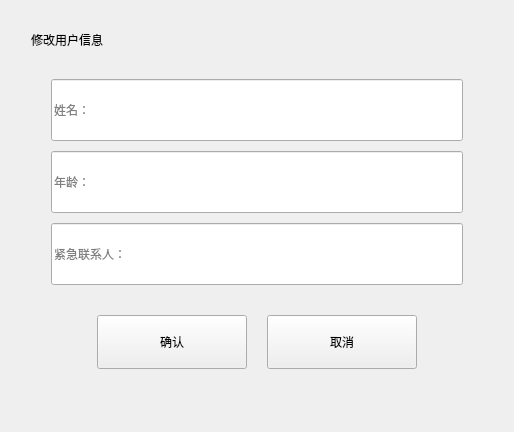
<?xml version="1.0" encoding="UTF-8"?>
<ui version="4.0">
 <class>ModifyUserInfo</class>
 <widget class="QWidget" name="ModifyUserInfo">
  <property name="geometry">
   <rect>
    <x>0</x>
    <y>0</y>
    <width>514</width>
    <height>432</height>
   </rect>
  </property>
  <property name="windowTitle">
   <string>Form</string>
  </property>
  <layout class="QVBoxLayout" name="verticalLayout">
   <item>
    <widget class="QWidget" name="widget" native="true">
     <layout class="QVBoxLayout" name="verticalLayout_3">
      <property name="spacing">
       <number>30</number>
      </property>
      <property name="leftMargin">
       <number>20</number>
      </property>
      <property name="topMargin">
       <number>20</number>
      </property>
      <property name="rightMargin">
       <number>20</number>
      </property>
      <property name="bottomMargin">
       <number>20</number>
      </property>
      <item alignment="Qt::AlignVCenter">
       <widget class="QLabel" name="label">
        <property name="text">
         <string>修改用户信息</string>
        </property>
       </widget>
      </item>
      <item>
       <layout class="QVBoxLayout" name="verticalLayout_2">
        <property name="spacing">
         <number>10</number>
        </property>
        <property name="leftMargin">
         <number>20</number>
        </property>
        <property name="rightMargin">
         <number>20</number>
        </property>
        <item>
         <widget class="QLineEdit" name="lineEdit">
          <property name="minimumSize">
           <size>
            <width>0</width>
            <height>62</height>
           </size>
          </property>
          <property name="placeholderText">
           <string>姓名：</string>
          </property>
         </widget>
        </item>
        <item>
         <widget class="QLineEdit" name="lineEdit_2">
          <property name="minimumSize">
           <size>
            <width>0</width>
            <height>62</height>
           </size>
          </property>
          <property name="placeholderText">
           <string>年龄：</string>
          </property>
         </widget>
        </item>
        <item>
         <widget class="QLineEdit" name="lineEdit_3">
          <property name="minimumSize">
           <size>
            <width>0</width>
            <height>62</height>
           </size>
          </property>
          <property name="placeholderText">
           <string>紧急联系人：</string>
          </property>
         </widget>
        </item>
       </layout>
      </item>
      <item>
       <layout class="QHBoxLayout" name="horizontalLayout">
        <property name="spacing">
         <number>20</number>
        </property>
        <item>
         <spacer name="horizontalSpacer">
          <property name="orientation">
           <enum>Qt::Horizontal</enum>
          </property>
          <property name="sizeHint" stdset="0">
           <size>
            <width>40</width>
            <height>20</height>
           </size>
          </property>
         </spacer>
        </item>
        <item>
         <widget class="QPushButton" name="pushButton">
          <property name="minimumSize">
           <size>
            <width>150</width>
            <height>54</height>
           </size>
          </property>
          <property name="text">
           <string>确认</string>
          </property>
         </widget>
        </item>
        <item>
         <widget class="QPushButton" name="pushButton_2">
          <property name="minimumSize">
           <size>
            <width>150</width>
            <height>54</height>
           </size>
          </property>
          <property name="text">
           <string>取消</string>
          </property>
         </widget>
        </item>
        <item>
         <spacer name="horizontalSpacer_2">
          <property name="orientation">
           <enum>Qt::Horizontal</enum>
          </property>
          <property name="sizeHint" stdset="0">
           <size>
            <width>40</width>
            <height>20</height>
           </size>
          </property>
         </spacer>
        </item>
       </layout>
      </item>
      <item>
       <spacer name="verticalSpacer">
        <property name="orientation">
         <enum>Qt::Vertical</enum>
        </property>
        <property name="sizeHint" stdset="0">
         <size>
          <width>20</width>
          <height>40</height>
         </size>
        </property>
       </spacer>
      </item>
     </layout>
    </widget>
   </item>
  </layout>
 </widget>
 <resources/>
 <connections/>
</ui>
